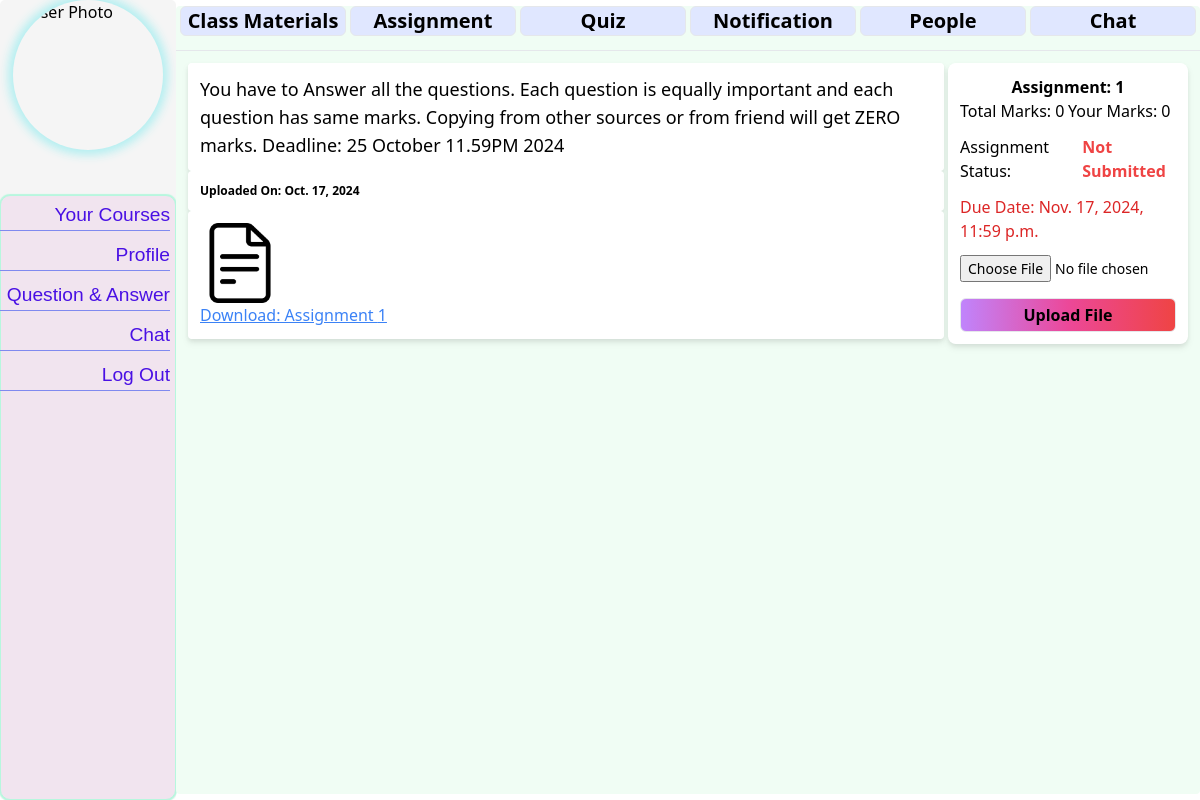
The page /course/1/assignments/ on the database as committed earlier.
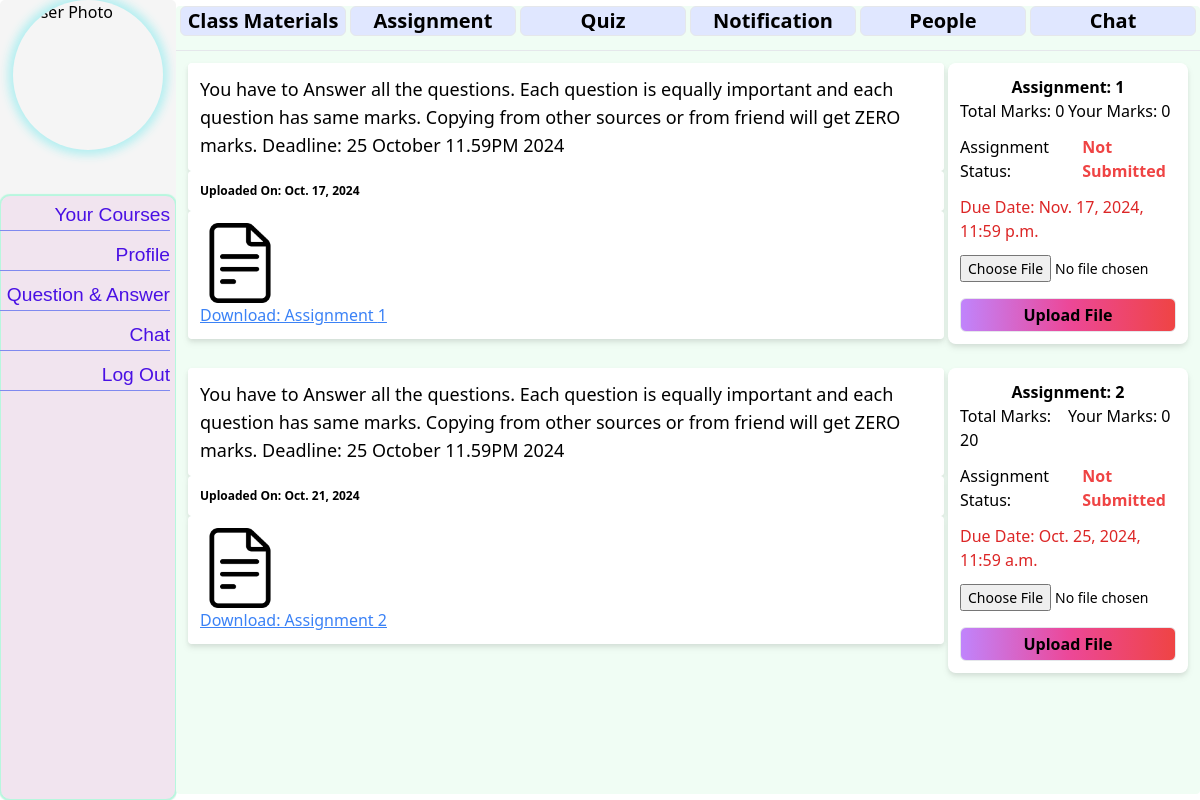
The same page on the database as committed later.
### courses/models.py (models this page shows, shortened)
class CourseAssignment(models.Model):
    course = models.ForeignKey(Course, on_delete=models.CASCADE, related_name='assignment')
    file = models.FileField(upload_to='course_files/assignments/', blank=True)
    assignment_text = models.TextField(default="No assignment Related text provided")
    assignment_number = models.IntegerField(default=1)
    date = models.DateField(auto_now_add=True)
    due_date = models.DateTimeField()  # Add due date field
    total_marks = models.PositiveIntegerField(default=0)  # Total marks for the assignment

class AssignmentUploadFile(models.Model):
    assignment = models.ForeignKey(CourseAssignment, on_delete=models.CASCADE, related_name='assignment_upload_file')
    student = models.ForeignKey('student.Student', on_delete=models.CASCADE, related_name='uploaded_assignment',null=True)
    file = models.FileField(upload_to='course_files/assignment_uploads/')
    date = models.DateField(auto_now_add=True)
    upload_status = models.BooleanField(default=False)  # Tracks whether the assignment is uploaded
    obtain_marks = models.PositiveIntegerField(default=0)  # Marks obtained for the assignment
    submit_date = models.DateTimeField(auto_now_add=True)  # Records submission date and time

### courses/views.py (the view, shortened to what this page needs)
# urls.py: path('assignments/',views.assignment,name="assignment"),
def assignment(request, pk):
    course = get_object_or_404(Course, pk=pk)
    assignments = CourseAssignment.objects.filter(course=course)
    form = AssignmentUploadForm()
    return render(request, 'course/assignment.html', {
        'course': course,
        'assignments': assignments,
        'form': form,
    })

### courses/forms.py
class AssignmentUploadForm(forms.ModelForm):
    class Meta:
        model = AssignmentUploadFile
        fields = ['file']
        widgets = {
            'file': forms.ClearableFileInput(attrs={
                'class': ' w-full ml-10 text-sm cursor-pointer  focus:outline-none focus:ring-2 focus:ring-indigo-500 focus:border-indigo-500 my-1 ',
                'style': 'font-size: 14px;'
            }),
        }

### student/context_processors.py (called while the page is built)
def profile_context(request):
    if request.user.is_authenticated:
        try:
            student_profile = Student.objects.get(user=request.user)
            return {'profile': student_profile}
        except Student.DoesNotExist:
            return {}
    return {}

### templates/course/assignment.html (shortened to what the changed rows need)
{% extends 'course/courseDetails.html' %}
{% load static %}
{% block course_content %}
{% if assignments %}
    {% for file in assignments %}
    <div class="grid grid-cols-4 gap-0">
        <div class="col-span-3">
            <div class="flex filter drop-shadow-md flex-col m-3 mr-0 rounded">
                <div class="bg-white text-lg rounded font-normal p-3">{{ file.assignment_text }}</div>
                <div class="bg-white text-xs rounded font-bold p-3">
                    Uploaded On: {{ file.date }}
                </div>
                <div class="bg-white rounded p-3">
                    <a href="{{ file.file.url }}" download>
                        {% if file.is_pdf %}
                            <img src="{% static 'pdf.png' %}" alt="PDF Thumbnail" class="w-20 h-20 object-cover">
                        {% elif file.is_pptx %}
                            <img src="{% static 'pptx.png' %}" alt="PPTX Thumbnail" class="w-20 h-20 object-cover">
                        {% else %}
                            <img src="{% static 'document.png' %}" alt="File Thumbnail" class="w-20 h-20 object-cover">
                        {% endif %}
                    </a>
                    <div>
                        <a href="{{ file.file.url }}" download class="text-blue-500 underline">
                            Download: Assignment {{ file.assignment_number }}
                        </a>
                    </div>
                </div>
            </div>
        </div>
        <div class="col-span-1 bg-white m-3 ml-1 filter drop-shadow-md rounded-lg p-3">
            {% if file.assignment_upload_file.count > 0 %}
                {% for upload in file.assignment_upload_file.all %}
                    {% if upload.student == profile %}
                        <div class="text-center font-semibold my-1 ">Assignment: {{ file.assignment_number }}</div>
                        <div class="grid grid-cols-2">
                            <div>Total Marks: {{ file.total_marks }}</div>
                            <div>Your Marks: {{ upload.obtain_marks }}</div>
                        </div>
                        <div class="my-2 flex items-center">
                            <span class="mr-2">Assignment Status:</span>
                            <h1 class="text-green-500 font-semibold w-auto p-1">Submitted</h1>
                        </div>
                        <div class="my-2 text-green-500 font-semibold">Submitted On: {{ upload.submit_date }}</div>
                        <div class="text-red-600 text-left my-2">Due Date: {{ file.due_date }}</div>
                        <div class="flex justify-center my-3">
                          <a href="{{ upload.file.url }}" download class="w-full text-center border rounded-md bg-gradient-to-r from-green-300 via-green-500 to-green-400 h-auto font-semibold p-1">
                              Download Submitted Assignment
                          </a>
                      </div>
                    {% else %}
                        <div class="text-center font-semibold">Assignment: {{ file.assignment_number }}</div>
                        <div class="grid grid-cols-2">
                            <div>Total Marks: {{ file.total_marks }}</div>
                            <div>Your Marks: 0</div>
                        </div>
                        <div class="my-2 flex items-center">
                          <span class="mr-2">Assignment Status:</span>
                          <h1 class="text-red-500 font-semibold w-auto p-1">Not Submitted</h1>
                      </div>
                        <div class="text-red-600 text-left my-2">Due Date: {{ file.due_date }}</div>
                        <div>
                            <form method="POST" enctype="multipart/form-data">
                                <div class="">
                                    {{ form.file }}
                                </div>
                                <button type="submit" class="w-full my-3 mb-0 text-center border rounded-md bg-gradient-to-r from-purple-400 via-pink-500 to-red-500 h-auto font-semibold p-1">
                                    Upload File
                                </button>
                            </form>
                        </div>
                    {% endif %}
                {% endfor %}
            {% else %}
                <div class="text-center font-semibold">Assignment: {{ file.assignment_number }}</div>
                <div class="grid grid-cols-2">
                    <div>Total Marks: {{ file.total_marks }}</div>
                    <div>Your Marks: 0</div>
                </div>
                <div class="my-2 flex items-center">
                  <span class="mr-2">Assignment Status:</span>
                  <h1 class="text-red-500 font-semibold w-auto p-1">Not Submitted</h1>
              </div>
                <div class="text-red-600 text-left my-2">Due Date: {{ file.due_date }}</div>
                <div>
                    <form method="POST" enctype="multipart/form-data">
                        <div class="">
                            {{ form.file }}
                        </div>
                        <button type="submit" class="w-full my-3 mb-0 text-center border rounded-md bg-gradient-to-r from-purple-400 via-pink-500 to-red-500 h-auto font-semibold p-1">
                            Upload File
                        </button>
                    </form>
                </div>
            {% endif %}
        </div>
    </div>
    {% endfor %}
{% else %}
    <div class="bg-red-500 w-3/4 mx-auto rounded-md">
        <h1 class="text-center p-3 text-white text-lg font-semibold">No Assignment Found!!!</h1>
    </div>
{% endif %}
{% endblock %}

Rows that differ between the two databases and show on the page:
added CourseAssignment: assignment_text "You have to Answer all the questions. Each question is equally important and each question has same marks. Copying from other sources or from friend will get ZERO marks. Deadline: 25 October 11.59PM 2024", date "Oct. 21, 2024", assignment_number "2", total_marks "20", due_date "Oct. 25, 2024, 11:59 a.m."
